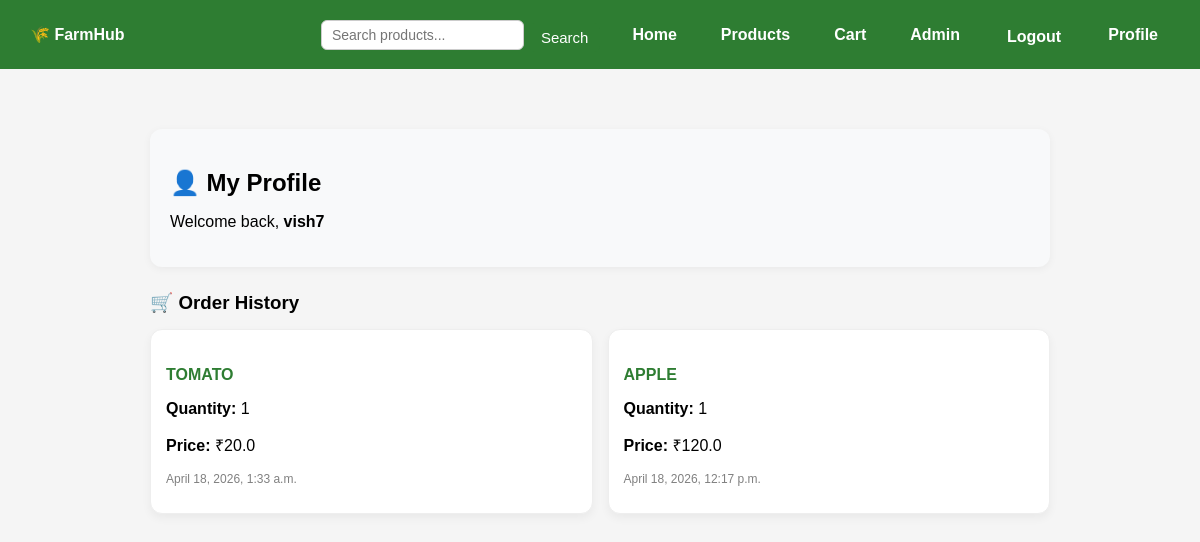
Screenshot of /profile/ (signed in) with the database file from the repository.
### core/models.py (models this page shows, shortened)
class Order(models.Model):
    user = models.ForeignKey(User, on_delete=models.CASCADE)
    product = models.ForeignKey('Product', on_delete=models.CASCADE)
    quantity = models.IntegerField(default=1)
    price = models.FloatField()
    date = models.DateTimeField(auto_now_add=True)

class Product(models.Model):
    CATEGORY_CHOICES = [
        ('Fruit', 'Fruit'),
        ('Vegetable', 'Vegetable'),
        ('Grain', 'Grain'),
        ('Pulse', 'Pulse'),
        ('Crop', 'Crop'),
        ('Spice', 'Spice'),
    ]
    name = models.CharField(max_length=100)
    price = models.FloatField()
    category = models.CharField(max_length=20, choices=CATEGORY_CHOICES)
    description = models.TextField()
    image = models.URLField(max_length=500, null=True, blank=True)

### core/views.py (the view)
# urls.py: path('profile/', views.profile, name='profile'),
@login_required
def profile(request):
    orders = Order.objects.filter(user=request.user)
    return render(request, 'profile.html', {'orders': orders})

### core/templates/profile.html
{% extends 'base.html' %}
{% block content %}
<div class="profile-container">
    <div class="profile-header">
        <h2>👤 My Profile</h2>
        <p>Welcome back, <strong>{{ request.user.username }}</strong></p>
    </div>
    <div class="orders-section">
        <h3>🛒 Order History</h3>
        {% if orders %}
            <div class="orders-grid">
                {% for order in orders %}
                    <div class="order-card">
                        <h4>{{ order.product.name }}</h4>
                        <p><strong>Quantity:</strong> {{ order.quantity }}</p>
                        <p><strong>Price:</strong> ₹{{ order.price }}</p>
                        <p class="date">{{ order.date }}</p>
                    </div>
                {% endfor %}
            </div>
        {% else %}
            <div class="no-orders">
                <p>No orders yet 😔</p>
                <a href="/products/" class="btn">Explore Products</a>
            </div>
        {% endif %}
    </div>
</div>
{% endblock %}

### core/templates/base.html (style rules this page uses)
body { font-family: Arial, sans-serif; margin: 0; background: #f5f5f5; }
.profile-container { max-width: 900px; margin: 40px auto; padding: 20px; }
.profile-header { background: #f8f9fa; padding: 20px; border-radius: 12px; margin-bottom: 25px; box-shadow: 0 2px 8px rgba(0,0,0,0.05); }
.profile-header h2 { margin-bottom: 5px; }
.orders-section h3 { margin-bottom: 15px; }
.orders-grid { display: grid; grid-template-columns: repeat(auto-fit, minmax(250px, 1fr)); gap: 15px; }
.order-card { background: white; padding: 15px; border-radius: 12px; border: 1px solid #eee; box-shadow: 0 4px 10px rgba(0,0,0,0.05); transition: 0.3s; }
.order-card h4 { margin-bottom: 10px; color: #2e7d32; }
.order-card .date { font-size: 12px; color: gray; margin-top: 8px; }

### rows the page displays
Order: product.name "TOMATO", quantity "1", price "20.0", date "April 18, 2026, 1:33 a.m."
Order: product.name "APPLE", quantity "1", price "120.0", date "April 18, 2026, 12:17 p.m."

### other values shown
{{ request.user.username }} "vish7"
